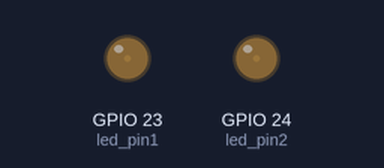
This program was run on a simulated Raspberry Pi (BCM pin numbers). Shown: output pins drawn as LEDs (lit = HIGH).

Above: at 0.05 s.
At 0.5 s:
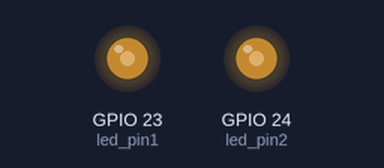
At 0.95 s:
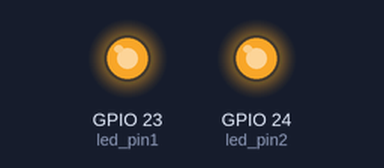
At 1.75 s:
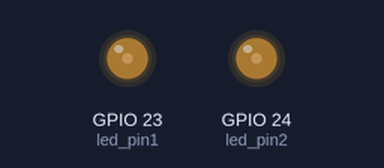
Timing chart, 0 to 4.7 s (numbered marks = the images above):
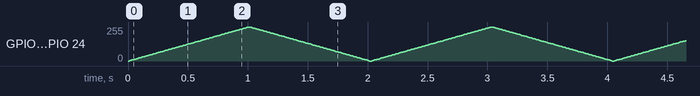

The program:

led_quiz_02.py
```python
import RPi.GPIO as GPIO
import time

GPIO.setmode(GPIO.BCM)

led_pin1 = 23
led_pin2 = 24

GPIO.setup(led_pin1, GPIO.OUT)
GPIO.setup(led_pin2, GPIO.OUT)

pwm1 = GPIO.PWM(led_pin1, 1000.0)
pwm1.start(0.0)
pwm2 = GPIO.PWM(led_pin2, 1000.0)
pwm2.start(0.0)

try:
    while True:
        for i in range(101):
            pwm1.ChangeDutyCycle(i)
            pwm2.ChangeDutyCycle(i)
            time.sleep(0.01)

        for i in range(100, -1, -1):
            pwm1.ChangeDutyCycle(i)
            pwm2.ChangeDutyCycle(i)
            time.sleep(0.01)

except KeyboardInterrupt:
    pass

pwm1.stop()
pwm2.stop()

GPIO.cleanup()
```
